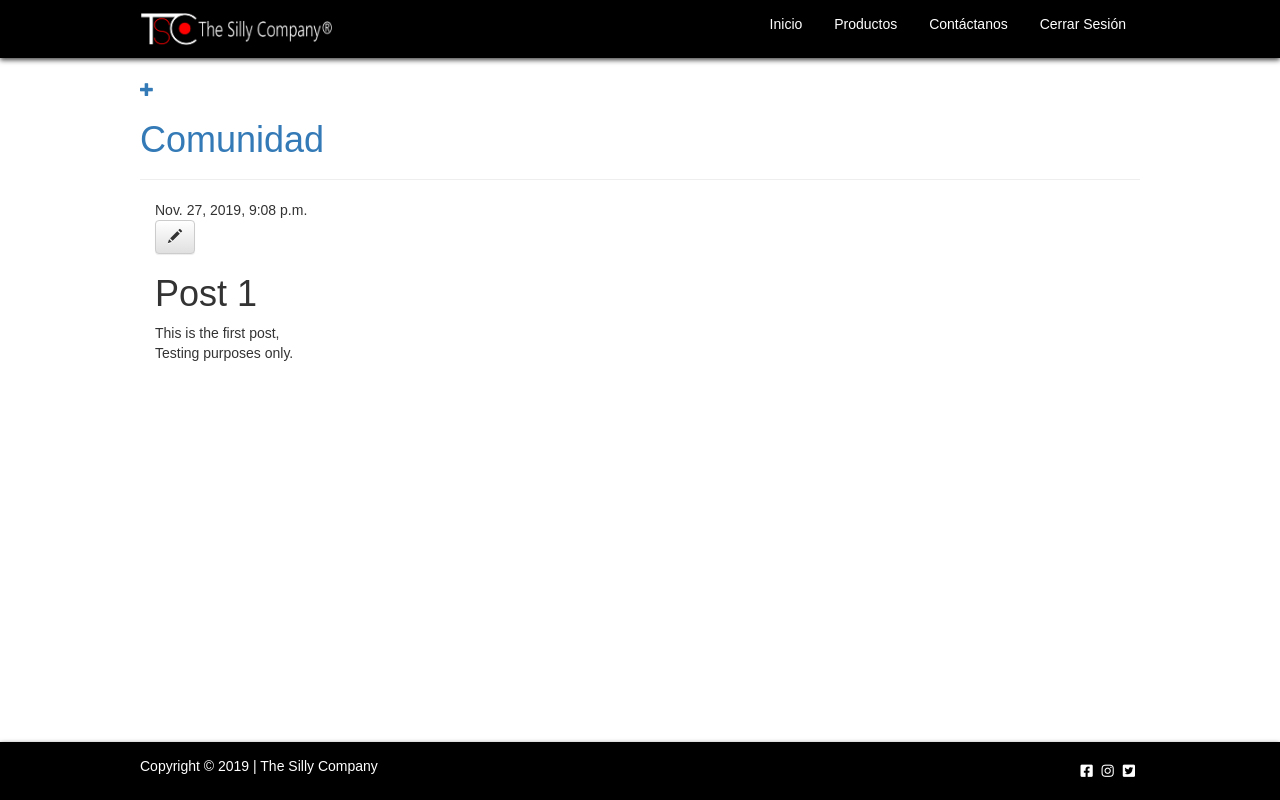
The app's page /post/1/ with its own data.
### blog/models.py (models this page shows, shortened)
class Post(models.Model):
    author = models.ForeignKey('auth.User', on_delete=models.CASCADE)
    title = models.CharField(max_length=200)
    text = models.TextField()
    created_date = models.DateTimeField(
            default=timezone.now)
    published_date = models.DateTimeField(
            blank=True, null=True)

### blog/views.py (the view)
# urls.py: url(r'^post/(?P<pk>[0-9]+)/$', views.post_detail, name='post_detail'),
def post_detail(request, pk):
    post = get_object_or_404(Post, pk=pk)
    return render(request, 'blog/post_detail.html', {'post': post})

### blog/templates/blog/post_detail.html (shortened to what this page needs)
{% extends 'blog/comunidad_base.html' %}
{% load staticfiles %}
            {% block content %}
                <div class="post">
                    {% if post.published_date %}
                        <div class="date">
                            {{ post.published_date }}
                        </div>
                    {% endif %}
                    <a class="btn btn-default" href="{% url 'post_edit' pk=post.pk %}"><span class="glyphicon glyphicon-pencil"></span></a>
                    <h1>{{ post.title }}</h1>
                    <p>{{ post.text|linebreaksbr }}</p>
                </div>
            {% endblock %}

### blog/static/css/comunidad.css (style rules this page uses)
* { margin: 0; padding: 0; box-sizing: border-box; font-family: helvetica; }
body { font-size: 16px; }

### records on screen
Post: published_date "Nov. 27, 2019, 9:08 p.m.", title "Post 1", text "This is the first post, Testing purposes only."
